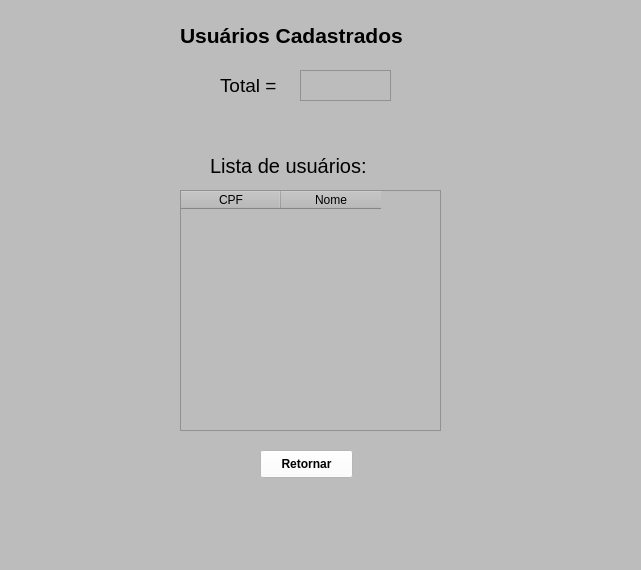
<?xml version="1.0" encoding="UTF-8"?>
<ui version="4.0">
 <class>MainWindow</class>
 <widget class="QMainWindow" name="MainWindow">
  <property name="geometry">
   <rect>
    <x>0</x>
    <y>0</y>
    <width>641</width>
    <height>570</height>
   </rect>
  </property>
  <property name="windowTitle">
   <string>MainWindow</string>
  </property>
  <property name="styleSheet">
   <string notr="true">background-color: rgb(188, 188, 188)</string>
  </property>
  <widget class="QWidget" name="centralwidget">
   <widget class="QTableWidget" name="tableWidget">
    <property name="geometry">
     <rect>
      <x>180</x>
      <y>190</y>
      <width>261</width>
      <height>241</height>
     </rect>
    </property>
    <property name="font">
     <font>
      <pointsize>12</pointsize>
      <weight>50</weight>
      <bold>false</bold>
     </font>
    </property>
    <column>
     <property name="text">
      <string>CPF</string>
     </property>
    </column>
    <column>
     <property name="text">
      <string>Nome</string>
     </property>
    </column>
   </widget>
   <widget class="QPushButton" name="pushButton">
    <property name="geometry">
     <rect>
      <x>260</x>
      <y>450</y>
      <width>93</width>
      <height>28</height>
     </rect>
    </property>
    <property name="font">
     <font>
      <weight>75</weight>
      <bold>true</bold>
     </font>
    </property>
    <property name="styleSheet">
     <string notr="true">background-color: rgb(255, 255, 255)</string>
    </property>
    <property name="text">
     <string>Retornar</string>
    </property>
   </widget>
   <widget class="QLabel" name="label">
    <property name="geometry">
     <rect>
      <x>210</x>
      <y>150</y>
      <width>191</width>
      <height>31</height>
     </rect>
    </property>
    <property name="font">
     <font>
      <pointsize>15</pointsize>
     </font>
    </property>
    <property name="text">
     <string>Lista de usuários:</string>
    </property>
   </widget>
   <widget class="QListWidget" name="listWidget">
    <property name="geometry">
     <rect>
      <x>300</x>
      <y>70</y>
      <width>91</width>
      <height>31</height>
     </rect>
    </property>
   </widget>
   <widget class="QLabel" name="label_5">
    <property name="geometry">
     <rect>
      <x>180</x>
      <y>20</y>
      <width>301</width>
      <height>31</height>
     </rect>
    </property>
    <property name="font">
     <font>
      <pointsize>16</pointsize>
      <weight>75</weight>
      <bold>true</bold>
     </font>
    </property>
    <property name="text">
     <string>Usuários Cadastrados</string>
    </property>
   </widget>
   <widget class="QLabel" name="label_6">
    <property name="geometry">
     <rect>
      <x>220</x>
      <y>70</y>
      <width>71</width>
      <height>31</height>
     </rect>
    </property>
    <property name="font">
     <font>
      <pointsize>14</pointsize>
     </font>
    </property>
    <property name="text">
     <string>Total =</string>
    </property>
   </widget>
  </widget>
  <widget class="QMenuBar" name="menubar">
   <property name="geometry">
    <rect>
     <x>0</x>
     <y>0</y>
     <width>641</width>
     <height>26</height>
    </rect>
   </property>
  </widget>
  <widget class="QStatusBar" name="statusbar"/>
 </widget>
 <resources/>
 <connections/>
</ui>
